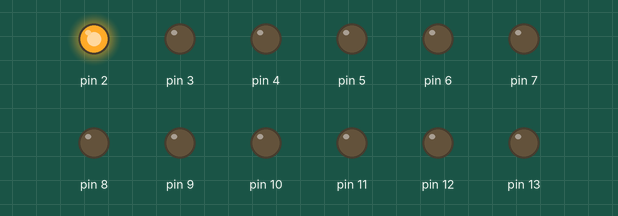
Recording of a sketch running on a simulated Arduino Uno, built with avr-gcc and run on an emulated ATmega328P. On the bench: output pins drawn as LEDs (lit = HIGH).

Above: at 0.03 s.
At 1.08 s:
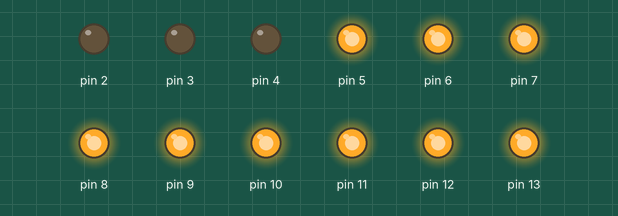
At 2.06 s:
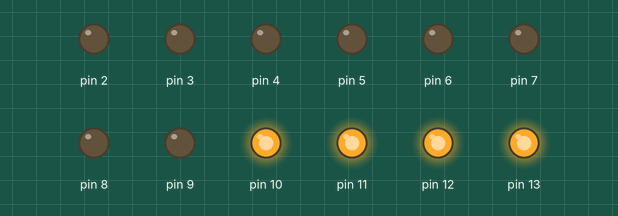
At 4.08 s:
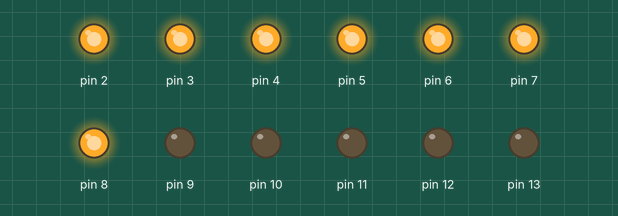
At 6.18 s:
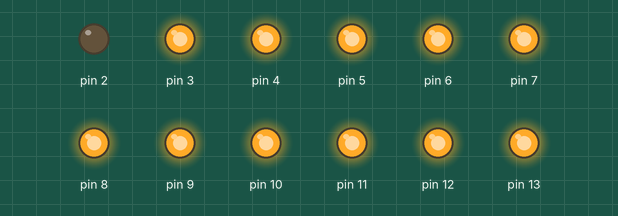
At 8.21 s:
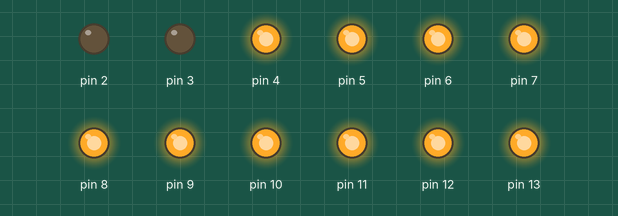
Timing chart, 0 to 8.5 s (numbered marks = the images above):
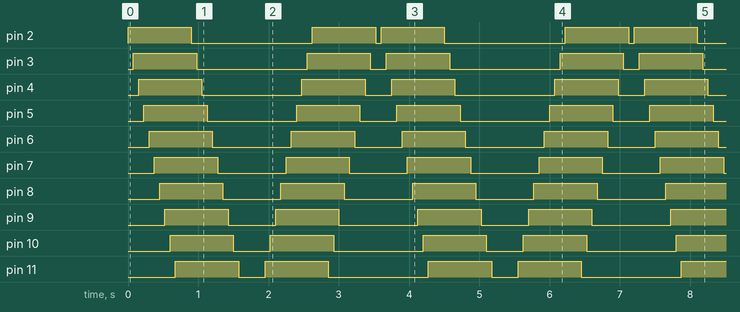

The sketch:

Sliding_Leds.ino
```cpp
void setup() {
  for(int i = 2; i <= 13; i++){
    pinMode(i, OUTPUT);
  }
}

void loop() {
  for(int i = 2; i <= 13; i++){
    digitalWrite(i, 1);
    delay(75);
  }
  for(int i = 2; i <= 13; i++){
    digitalWrite(i, 0);
    delay(75);
  }
  for(int i = 13; i >= 2; i--){
    digitalWrite(i, 1);
    delay(75);
  }
  for(int i = 13; i >= 2; i--){
    digitalWrite(i, 0);
    delay(75);
  }
}
```

Measured:
- by itself, pin 2: repeats every 3.6 s: LOW 1.7 s, HIGH 0.90 s, LOW 0.08 s, HIGH 0.90 s
- by itself, pin 3: repeats every 3.6 s: LOW 1.6 s, HIGH 0.90 s, LOW 0.23 s, HIGH 0.90 s
- by itself, pin 4: repeats every 3.6 s: LOW 1.4 s, HIGH 0.90 s, LOW 0.38 s, HIGH 0.90 s
- by itself, pin 5: repeats every 3.6 s: LOW 1.3 s, HIGH 0.90 s, LOW 0.53 s, HIGH 0.90 s
- by itself, pin 6: repeats every 3.6 s: LOW 1.1 s, HIGH 0.90 s, LOW 0.68 s, HIGH 0.90 s
- by itself, pin 7: alternates HIGH for 0.90 s and LOW for 0.90 s
- by itself, pin 8: alternates HIGH for 0.90 s and LOW for 0.83 s
- by itself, pin 9: repeats every 3.6 s: LOW 0.68 s, HIGH 0.90 s, LOW 1.1 s, HIGH 0.90 s
